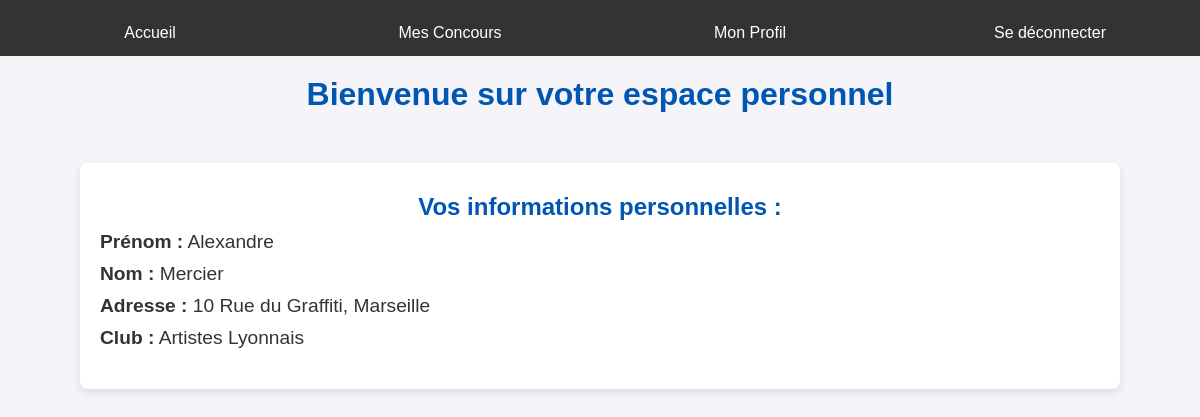
The app's page /devTest/indexUser.php (signed in) with its own data.
### tables this page shows
CREATE TABLE Utilisateur (
    numUtilisateur INT PRIMARY KEY,
    nom VARCHAR(100) NOT NULL,
    prenom VARCHAR(100) NOT NULL,
    age INT NOT NULL,
    adresse VARCHAR(255) NOT NULL,
    login VARCHAR(50) UNIQUE NOT NULL,
    motDePasse VARCHAR(255) NOT NULL,
    numClub INT,
    FOREIGN KEY (numClub) REFERENCES Club(numClub) ON DELETE SET NULL
);

CREATE TABLE Club (
    numClub INT PRIMARY KEY,
    nomClub VARCHAR(100) NOT NULL,
    adresse VARCHAR(255) NOT NULL,
    numTelephone VARCHAR(10),
    nombreAdherents INT,
    ville VARCHAR(100),
    departement VARCHAR(100),
    region VARCHAR(100)
);

### devTest/indexUser.php (the view, shortened to what this page needs)
<?php
require("connect.php");
if (!isset($_SESSION['username'])) {
    header("Location: login.php");
    exit();
} else {
    try {
        $sql = "SELECT Utilisateur.nom, Utilisateur.prenom, Utilisateur.adresse, Club.nomClub
        FROM Utilisateur, Club
        WHERE numUtilisateur = :id_user
        AND Utilisateur.numClub = Club.numClub";
        $stmt = $connexion->prepare($sql);
        $stmt->bindParam(':id_user', $_SESSION['id_user']);
        $stmt->execute();
        $result = $stmt->fetch(PDO::FETCH_ASSOC);
    } catch (PDOException $e) {
        die("Erreur lors de la connexion : " . $e->getMessage());
    }
    if ($stmt->rowCount() > 0) {
        $prenom = $result['prenom'];
        $nom = $result['nom'];
        $adresse = $result['adresse'];
        $nomClub = $result['nomClub'];
    } else {
        $prenom = "Erreur";
        $nom = "Erreur";
        $adresse = "Erreur";
        $nomClub = "Erreur";
        echo "Nom d'utilisateur ou mot de passe incorrect";
    }
}
?>
<!DOCTYPE html>
<html lang="fr">
<head>
    <link rel="stylesheet" href="style.css">
</head>
<body>
<div class="menu">
    <a href="index.php">Accueil</a>
    <a href="concoursUser.php">Mes Concours</a>
    <a href="profile.php">Mon Profil</a>
    <a href="logout.php">Se déconnecter</a>
</div>
<div class="header">
    <h1>Bienvenue sur votre espace personnel</h1>
</div>
<div class="container">
    <h2>Vos informations personnelles : </h2>
    <div class="user-info">
        <p><span class="user-data">Prénom :</span> <?= htmlspecialchars($prenom); ?></p>
        <p><span class="user-data">Nom :</span> <?= htmlspecialchars($nom); ?></p>
        <p><span class="user-data">Adresse :</span> <?= htmlspecialchars($adresse); ?></p>
        <p><span class="user-data">Club :</span> <?= htmlspecialchars($nomClub); ?></p>
    </div>
</div>
</body>
</html>

### devTest/style.css (style rules this page uses)
body { font-family: Arial, sans-serif; background-color: #f4f4f9; margin: 0; padding: 0; color: #333; position: relative; }
.container { max-width: 1000px; margin: 50px auto; padding: 20px; background: #ffffff; box-shadow: 0 4px 8px rgba(0, 0, 0, 0.1); border-radius: 8px; position: relative; }
h1, h2 { text-align: center; color: #0056b3; margin-top: 10px; margin-bottom: 10px; position: relative; }
.menu { background-color: #333; overflow: hidden; display: flex; justify-content: center; margin-bottom: 20px; position: relative; }
.menu a { padding: 14px 20px; text-decoration: none; color: white; text-align: center; flex: 1; position: relative; }
.user-info { font-size: 1.2em; margin-bottom: 20px; position: relative; }
.user-info p { margin: 10px 0; position: relative; }
.user-info .user-data { font-weight: bold; position: relative; }
a { text-decoration: none; color: #0056b3; display: inline-block; margin-top: 10px; transition: color 0.3s ease; position: relative; }

### records on screen
utilisateur: prenom "Alexandre", nom "Mercier", adresse "10 Rue du Graffiti, Marseille", numClub.nomClub "Artistes Lyonnais"
